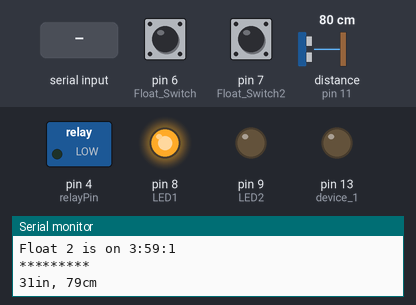
Simulated run of this sketch. Board: Arduino Uno, built with avr-gcc and run on an emulated ATmega328P. Shown: switched loads named in the sketch (green lamp = pin HIGH), output pins drawn as LEDs (lit = HIGH), the last lines printed to the serial monitor. Wiring (inferred from the names in the program): ultrasonic range finder: trigger pin 12; echo pin 11. The inputs (shaded band) are chosen by the test bench; at power-on: distance to the obstacle (sensor on pin 11) 80 cm, pin 6 (Float_Switch) HIGH, pin 7 (Float_Switch2) HIGH. The echo pulse lasts 58.3 µs per cm; the local clock reads 2024-03-15 10:24:30 at power-on unless the sketch sets it; the modem accepts every AT command (registered, SIM ready, sends succeed) and sends nothing else; pins used as bus, display or sensor lines are not drawn.

Above: at 5.9 s.
6.0 s: distance to the obstacle (sensor on pin 11) set to 158 cm
13.9 s: distance to the obstacle (sensor on pin 11) set to 167 cm
At 17.3 s:
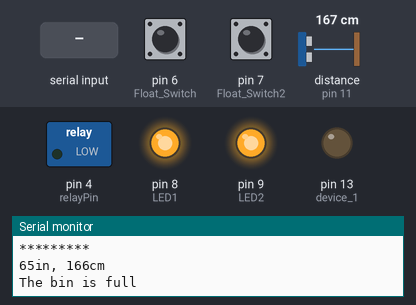
18.4 s: "D1 ON\n" received over the second serial link
20.0 s: "BIN ON\n" received over the second serial link
27.9 s: "D1 ON\n" received over the second serial link
At 29.4 s:
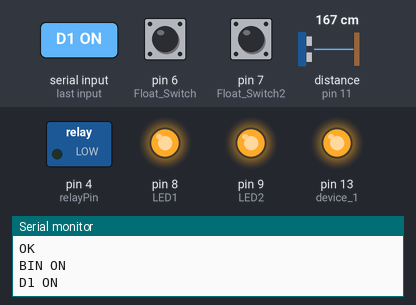
At 30.2 s:
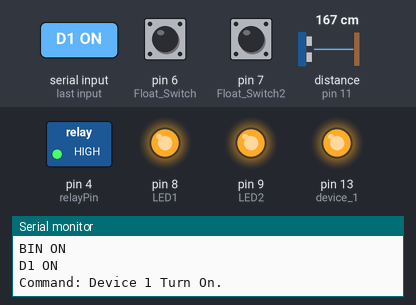
Timing chart, 0 to 48.4 s (numbered marks = the images above; inputs shaded):
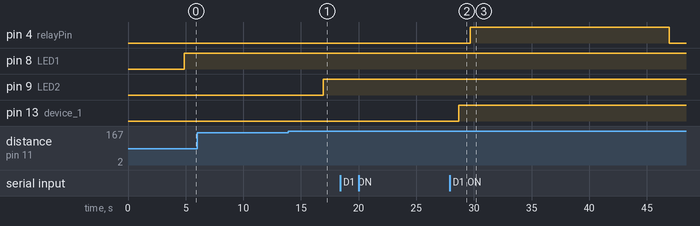

Measured:
- the behaviour switches between 161 and 162 cm on distance to the obstacle (sensor on pin 11) (found by bisection; images 0 and 1)
- after the input at 13.9 s, pin 9 (LED2): LOW → HIGH after 3.0 s
- after the input at 20.0 s, every drawn part: stays the same
- after the input at 27.9 s, pin 13 (device_1): LOW → HIGH after 0.78 s

The sketch:

aquabinCodes2.ino
```cpp
int trigPin = 12;    // Trigger
int echoPin = 11;    // Echo
long duration, cm, inches;
//Set the LED light to pin 8
int LED1 = 8;
int LED2 = 9;
//Set the float sensor to pin 3
#define Float_Switch 6
#define Float_Switch2 7
//Gsm library

//Gsm //  Gsm  Gsm  Gsm  Gsm
#include <SoftwareSerial.h>
//GSM Module TX is connected to Arduino D8
#define SIM800_TX_PIN 3
//GSM Module RX is connected to Arduino D9
#define SIM800_RX_PIN 2
SoftwareSerial mySerial(SIM800_TX_PIN, SIM800_RX_PIN); //Create software serial object to communicate with GSM Module

int device_1 = 13; // attach pin D13 of Arduino to Device-1
int relayPin = 4; // attach pin D12 of Arduino to Relay
// defines variables for GSM
int index = 0;
String number = "";
String message = "";
char incomingByte;
String incomingData;
bool atCommand = true;

//Rtc
//RTC
// DS1302:  CE pin    -> Arduino Digital 2 -5
//          I/O pin   -> Arduino Digital 3 - 9
//          SCLK pin  -> Arduino Digital 4 - 10
#include <DS1302.h>
DS1302 rtc(5, 10, 9);
Time t;
byte OnHour   = 12;
byte OnMin    = 2;
byte OffHour  = 12;
byte OffMin   = 3;

//for millis
//int relayState = LOW;
unsigned long previousMillis = 0;
const long period = 10000;   // time to turn on
//for app
const String PHONE = "+63959543619";

//*************************************************************************************************//
void setup() {
  //Serial Port begin
  Serial.begin (9600);
  //Define inputs and outputs
  pinMode(trigPin, OUTPUT);
  pinMode(echoPin, INPUT);
  pinMode(LED1, OUTPUT);
  pinMode(LED2, OUTPUT);
  pinMode(Float_Switch, INPUT_PULLUP);
  pinMode(Float_Switch2, INPUT_PULLUP);
  // Gsm setup Gsm setup  Gsm setup Gsm setup
      Serial.begin(9600); // Serial Communication for Serial Monitor is starting with 9600 of baudrate speed
      mySerial.begin(9600); // Serial Communication for GSM Module is starting with 9600 of baudrate speed

      pinMode(device_1, OUTPUT); //Sets the device_1 as an OUTPUT
      pinMode(relayPin, OUTPUT); //Sets the relayPin as an OUTPUT
      digitalWrite(device_1, LOW); //Sets the device_1 in to OFF state at the beginning
      //digitalWrite(relayPin, LOW); //Sets the relayPin in to OFF state at the beginning
      // Check if you're currently connected to SIM800L
      while (!mySerial.available()) {
        mySerial.println("AT");
        delay(1000);
        Serial.println("connecting....");
      }
      Serial.println("Connected..");

      mySerial.println("AT+CMGF=1");  //Set SMS Text Mode
      delay(1000);
      mySerial.println("AT+CNMI=1,2,0,0,0");  //procedure, how to receive messages from the network
      delay(1000);
      mySerial.println("AT+CMGL=\"REC UNREAD\""); // Read unread messages

      Serial.println("Ready to received Commands..");

      //send message
        mySerial.println("AT+CMGF=1"); // Configuring TEXT mode
        updateSerial();
        mySerial.println("AT+CMGS=\"+639639874383\"");//change ZZ with country code and xxxxxxxxxxx with phone number to sms
        updateSerial();
        mySerial.print("The bin is Ready to receive commands... reply BIN ON - to turn on or BIN OFF-to stop | visit http://192.168.45.147 / to monitor the aquabin"); //text content
        updateSerial();
        mySerial.write(26);
      //RTC   RTC  RTC  RTC   RTC  RTC RTC   RTC  RTC RTC   RTC  RTC
      // Set the clock to run-mode, and disable the write protection
      rtc.halt(false);
      rtc.writeProtect(false);
      Serial.begin(9600);
      pinMode(relayPin,OUTPUT);
      digitalWrite(relayPin, LOW);
      Serial.println("Turn off by setup");
      // The following lines can be commented out to use
      // the values already stored in the DS1302
      rtc.setDOW(FRIDAY);      // Set Day-of-Week to FRIDAY
      rtc.setTime(3, 59, 1);   // Set the time to 12:00:00 (24hr format)
      rtc.setDate(5, 11, 2023); // Set the date to August 6th, 2019
      //for millis timer

}
//********************************************************************//
void loop() {

   // GSM codes receiving//
    if (mySerial.available()) {
    delay(100);

    // Serial buffer
    while (mySerial.available()) {
      incomingByte = mySerial.read();
      incomingData += incomingByte;
    }

    delay(10);
    if (atCommand == false) {
      receivedMessage(incomingData);
    } else {
      atCommand = false;
    }

    //delete messages to save memory
    if (incomingData.indexOf("OK") == -1) {
      mySerial.println("AT+CMGDA=\"DEL ALL\"");
      delay(1000);
      atCommand = true;
    }

    incomingData = "";
  }
  //*******************************************

  if(digitalRead(Float_Switch) == HIGH){
    Serial.println("Float 1 is on");

    if(digitalRead(Float_Switch2) == HIGH){
      Serial.print("Float 2 is on ");

      digitalWrite(LED1, HIGH); //Turn LED on

      // RTC RTC  RTC RTC RTC RTC RTC RTC
      t = rtc.getTime();
      Serial.print(t.hour);
      Serial.print(":");
      Serial.print(t.min);
      Serial.print(":");
      Serial.println(t.sec);
      Serial.println("*********");
      if (t.hour == OnHour && t.min == OnMin) {
        //relayState=HIGH;
        if((cm>40) && (cm<60)){
          digitalWrite(relayPin, LOW);
        }
        else{
          digitalWrite(relayPin, HIGH);
          Serial.println("LIGHT ON");
        }
      }else if (t.hour == OffHour && t.min == OffMin) {
          //relayState=LOW;
        digitalWrite(relayPin, LOW);
        Serial.println("LIGHT OFF");
      }
     delay (1000);
    //####################### Ultrasonic Codes
    // The sensor is triggered by a HIGH pulse of 10 or more microseconds.
    // Give a short LOW pulse beforehand to ensure a clean HIGH pulse:
    digitalWrite(trigPin, LOW);
    delayMicroseconds(5);
    digitalWrite(trigPin, HIGH);
    delayMicroseconds(10);
    digitalWrite(trigPin, LOW);

    // Read the signal from the sensor: a HIGH pulse whose
    // duration is the time (in microseconds) from the sending
    // of the ping to the reception of its echo off of an object.
    pinMode(echoPin, INPUT);
    duration = pulseIn(echoPin, HIGH);

    cm = (duration/2) / 29.1;     // Divide by 29.1 or multiply by 0.0343
    inches = (duration/2) / 74;   // Divide by 74 or multiply by 0.0135

    Serial.print(inches);
    Serial.print("in, ");
    Serial.print(cm);
    Serial.print("cm");
    Serial.println();

    delay(2000);
    //##########################

      if(cm<=170 && (cm>160)){
        Serial.println("The bin is full");
        digitalWrite(LED2, HIGH);
        //send message
        mySerial.println("AT+CMGF=1"); // Configuring TEXT mode
        updateSerial();
        mySerial.println("AT+CMGS=\"+639639874383\"");//change ZZ with country code and xxxxxxxxxxx with phone number to sms
        updateSerial();
        mySerial.print("The bin is full...reply BIN OFF-to stop | visit http://192.168.45.147/ to monitor the aquabin"); //text content
        updateSerial();
        mySerial.write(26);

        digitalWrite(relayPin, LOW);
        Serial.println("turn off by full");

        delay(10000);


      }
      else if(cm==0){

      }
//      else if((cm>210) && (cm<230)){
//
//        Serial.println("The bin is 70% ");
//        digitalWrite(LED2, LOW);
//        //send message
//        mySerial.println("AT+CMGF=1"); // Configuring TEXT mode
//        updateSerial();
//        mySerial.println("AT+CMGS=\"+639639874383\"");//change ZZ with country code and xxxxxxxxxxx with phone number to sms
//        updateSerial();
//        mySerial.print("The bin is 70%full...reply BIN OFF-to stop | visit http://192.168.1.225/ to monitor the aquabin"); //text content
//        updateSerial();
//        mySerial.write(26);
//        delay(10000);
//
//
//      }
//      else if((cm>260)&&(cm<300)){
//
//        Serial.println("The bin is EMPTY ");
//
//        //send message
//        mySerial.println("AT+CMGF=1"); // Configuring TEXT mode
//        updateSerial();
//        mySerial.println("AT+CMGS=\"+639639874383\"");//change ZZ with country code and xxxxxxxxxxx with phone number to sms
//        updateSerial();
//        mySerial.print("The bin water is sufficient | The bin is empty...reply BIN ON-to turn on the Aquabin "); //text content
//        updateSerial();
//        mySerial.write(26);
//        delay(15000);
//        digitalWrite(LED2, HIGH);
//
//      }
    }
    else{
      Serial.println("Float 2 is off ");
      //send message
        mySerial.println("AT+CMGF=1"); // Configuring TEXT mode
        updateSerial();
        mySerial.println("AT+CMGS=\"+639639874383\"");//change ZZ with country code and xxxxxxxxxxx with phone number to sms
        updateSerial();
        mySerial.print("The bin water level 2 is Insufficient Check bin "); //text content
        updateSerial();
        mySerial.write(26);
        delay(30000);

    }


  }

 else{
    Serial.println("Float 1 is off ");
    //send message
        mySerial.println("AT+CMGF=1"); // Configuring TEXT mode
        updateSerial();
        mySerial.println("AT+CMGS=\"+639639874383\"");//change ZZ with country code and xxxxxxxxxxx with phone number to sms
        updateSerial();
        mySerial.print("The bin water level 1 is Insufficient Check bin "); //text content
        updateSerial();
        mySerial.write(26);
        delay(30000);
  }


}
//***Function 1************************************************************************************/
void receivedMessage(String inputString) {

  //Get The number of the sender
  index = inputString.indexOf('"') + 1;
  inputString = inputString.substring(index);
  index = inputString.indexOf('"');
  number = inputString.substring(0, index);
  Serial.println("Number: " + number);

  //Get The Message of the sender
  index = inputString.indexOf("\n") + 1;
  message = inputString.substring(index);
  message.trim();
  Serial.println("Message: " + message);
  message.toUpperCase(); // uppercase the message received


  //LED TRIAL MODE turn Device 1 ON /
  if (message.indexOf("D1 ON") > -1) {
    digitalWrite(device_1, HIGH);
    delay(1000);
    Serial.println("Command: Device 1 Turn On.");
  }

  //turn Device 1 OFF
  if (message.indexOf("D1 OFF") > -1) {
    digitalWrite(device_1, LOW);
    Serial.println("Command: Device 1 Turn Off.");
  }

  //turn Device 2 ON
  if (message.indexOf("BIN ON") > -1) {

    digitalWrite(relayPin, HIGH);
    delay(1000);
    Serial.println("Command: BIN Turn On.");
    //send message
        mySerial.println("AT+CMGF=1"); // Configuring TEXT mode
        updateSerial();
        mySerial.println("AT+CMGS=\"+639639874383\"");//change ZZ with country code and xxxxxxxxxxx with phone number to sms
        updateSerial();
        mySerial.print("Command Received: Bin is ON "); //text content
        updateSerial();
        mySerial.write(26);
        delay(10000);

  }

  //turn Device 2 OFF
  if (message.indexOf("BIN OFF") > -1) {

    digitalWrite(relayPin, LOW);
    Serial.println("Command: Device 1 Turn Off.");

    //send message
        mySerial.println("AT+CMGF=1"); // Configuring TEXT mode
        updateSerial();
        mySerial.println("AT+CMGS=\"+639639874383\"");//change ZZ with country code and xxxxxxxxxxx with phone number to sms
        updateSerial();
        mySerial.print("Command Received: Bin is OFF "); //text content
        updateSerial();
        mySerial.write(26);
        delay(10000);
  }

  delay(50);// Added delay between two readings
}
//***********Function 2 **********

void updateSerial()
{
  delay(500);
  while (Serial.available())
  {
    mySerial.write(Serial.read());//Forward what Serial received to Software Serial Port
  }
  while(mySerial.available())
  {
    Serial.write(mySerial.read());//Forward what Software Serial received to Serial Port
  }
}
```
